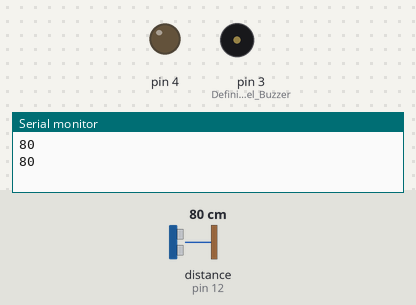
A sketch run on a simulated Arduino Uno, built with avr-gcc and run on an emulated ATmega328P. On the bench: output pins drawn as LEDs (lit = HIGH), buzzer (waves = sounding), the last lines printed to the serial monitor. Inputs (shaded band) come from the test bench; at power-on: distance to the obstacle (sensor on pin 12) 80 cm. The echo pulse lasts 58.3 µs per cm.

Above: at 1.8 s.
1.9 s: distance to the obstacle (sensor on pin 12) set to 32 cm
3.4 s: distance to the obstacle (sensor on pin 12) set to 26 cm
At 5.6 s:
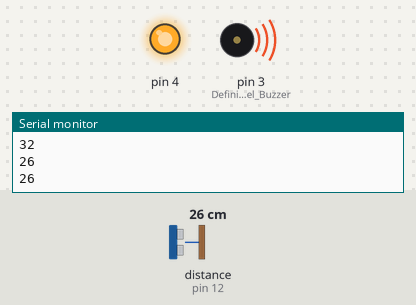
6.6 s: distance to the obstacle (sensor on pin 12) set to 35 cm
At 9.4 s:
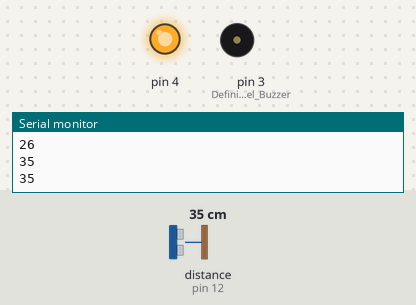
9.9 s: distance to the obstacle (sensor on pin 12) set to 2 cm
At 12.9 s:
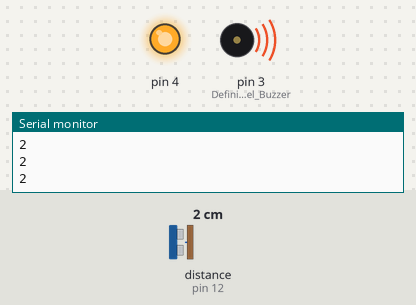
Timing chart, 0 to 14.0 s (numbered marks = the images above; inputs shaded):
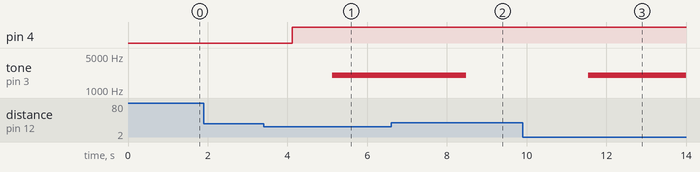

Measured:
- the behaviour switches between 30 and 29 cm on distance to the obstacle (sensor on pin 12) (found by bisection; images 0 and 1)
- after the input at 3.4 s, pin 4: LOW → HIGH after 0.72 s; tone on pin 3 (Definición_del_Buzzer): silent → 2000 Hz after 1.7 s
- after the input at 6.6 s, tone on pin 3 (Definición_del_Buzzer): 2000 Hz → silent after 1.9 s
- after the input at 9.9 s, tone on pin 3 (Definición_del_Buzzer): silent → 2000 Hz after 1.7 s

The sketch:

ultra_basico.ino
```cpp
#include <Ultrasonic.h>

Ultrasonic zzpp(8, 12); //Triger, Echo
int distancia;

void setup() {
  // put your setup code here, to run once:
pinMode(4,OUTPUT);
pinMode(3,OUTPUT); // Definición del Buzzer
Serial.begin(9600);
}

void loop() {
  // put your main code here, to run repeatedly:
  distancia=zzpp.distanceRead();
  Serial.println(distancia);
   delay(20);

if (distancia <30)
 {
  digitalWrite(4,HIGH);
  delay (1000);
  tone(3,2000);
delay(100);
 }
 else
 {
  digitalWrite(2,LOW);
  delay (1000);
  noTone(3);
 }
}
```
